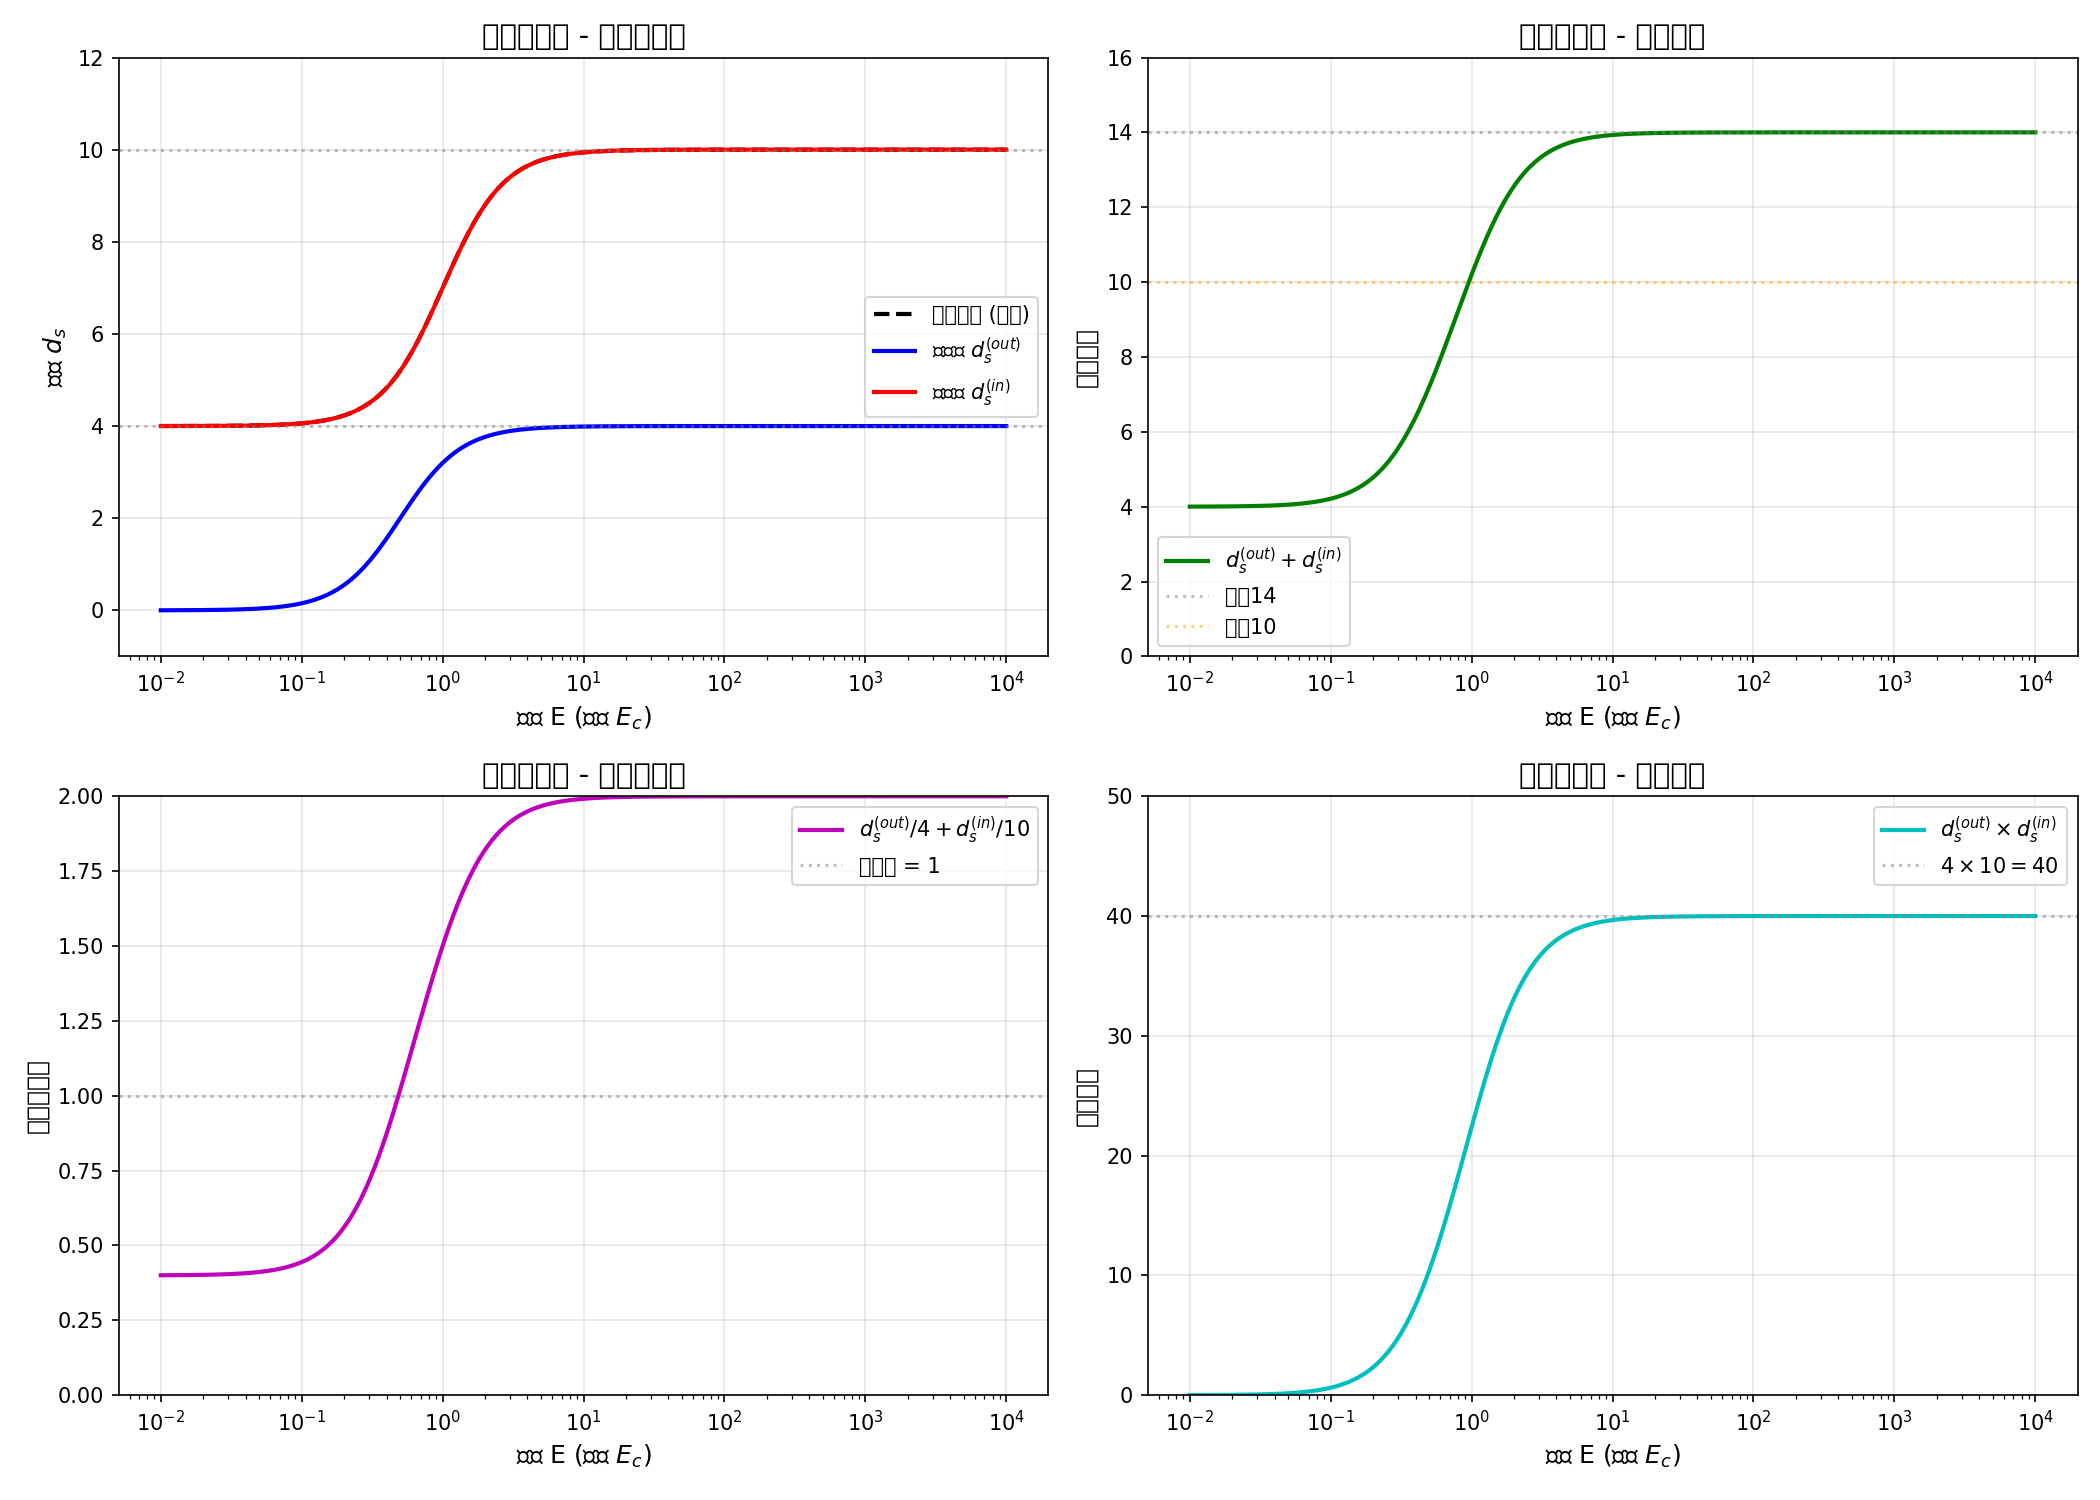

Write the Python code that produced this figure.
import numpy as np
import matplotlib.pyplot as plt

# 设置中文字体
plt.rcParams['font.sans-serif'] = ['SimHei', 'DejaVu Sans']
plt.rcParams['axes.unicode_minus'] = False

# 能量范围
E = np.logspace(-2, 4, 1000)  # 从0.01到10000 E_c单位
E_c = 1.0  # 特征能量

# 现有公式（仅内空间/外空间单向）
def d_s_current(E, E_c):
    """现有公式 - 描述从4到10的变化"""
    return 4 + 6 / (1 + (E_c/E)**2)

# 候选公式1: Sigmoid型（双向）
def d_s_out_sigmoid(E, E_bind=0.5, delta_E=0.5):
    """外空间谱维 - 能量耗散主导"""
    return 4 / (1 + np.exp(-(E - E_bind)/delta_E))

def d_s_in_sigmoid(E, E_c=1.0, delta_E=0.5):
    """内空间谱维 - 能量扩展主导"""
    return 4 + 6 / (1 + np.exp((E - E_c)/delta_E))

# 候选公式2: 幂律型
def d_s_out_power(E, E_bind=0.5, alpha=1.0):
    """外空间谱维 - 幂律型"""
    return 4 * (E / (E + E_bind))**alpha

def d_s_in_power(E, E_c=1.0, beta=1.0):
    """内空间谱维 - 幂律型"""
    return 4 + 6 * (E / E_c)**beta

# 候选公式3: 有理函数型（与现有公式兼容）
def d_s_out_rational(E, E_bind=0.5):
    """外空间谱维 - 与现有公式对称的形式"""
    return 4 / (1 + (E_bind/E)**2)

def d_s_in_rational(E, E_c=1.0):
    """内空间谱维 - 现有公式"""
    return 4 + 6 / (1 + (E_c/E)**2)

# 计算各种情况
d_s_curr = d_s_current(E, E_c)

# Sigmoid型
d_s_out_sig = d_s_out_sigmoid(E)
d_s_in_sig = d_s_in_sigmoid(E)

# 有理函数型
d_s_out_rat = d_s_out_rational(E)
d_s_in_rat = d_s_in_rational(E)

# 检验守恒律
print("="*60)
print("守恒律检验 - Sigmoid型")
print("="*60)
print(f"E → 0:  d_s_out = {d_s_out_sigmoid(0.001):.3f}, d_s_in = {d_s_in_sigmoid(0.001):.3f}, 和 = {d_s_out_sigmoid(0.001) + d_s_in_sigmoid(0.001):.3f}")
print(f"E = E_c: d_s_out = {d_s_out_sigmoid(1.0):.3f}, d_s_in = {d_s_in_sigmoid(1.0):.3f}, 和 = {d_s_out_sigmoid(1.0) + d_s_in_sigmoid(1.0):.3f}")
print(f"E → ∞:  d_s_out = {d_s_out_sigmoid(1000):.3f}, d_s_in = {d_s_in_sigmoid(1000):.3f}, 和 = {d_s_out_sigmoid(1000) + d_s_in_sigmoid(1000):.3f}")

print("\n" + "="*60)
print("守恒律检验 - 有理函数型")
print("="*60)
print(f"E → 0:  d_s_out = {d_s_out_rational(0.001):.3f}, d_s_in = {d_s_in_rational(0.001):.3f}, 和 = {d_s_out_rational(0.001) + d_s_in_rational(0.001):.3f}")
print(f"E = E_c: d_s_out = {d_s_out_rational(1.0):.3f}, d_s_in = {d_s_in_rational(1.0):.3f}, 和 = {d_s_out_rational(1.0) + d_s_in_rational(1.0):.3f}")
print(f"E → ∞:  d_s_out = {d_s_out_rational(1000):.3f}, d_s_in = {d_s_in_rational(1000):.3f}, 和 = {d_s_out_rational(1000) + d_s_in_rational(1000):.3f}")

print("\n" + "="*60)
print("边界条件检验")
print("="*60)
print("理想边界条件:")
print("  大爆炸初始: d_s_out = 4, d_s_in = 10")
print("  今天宇宙:   d_s_out = 4, d_s_in = 4")
print("  黑洞视界:   d_s_out = 0, d_s_in = 10")
print()

# 检验边界条件
print("有理函数型边界条件:")
print(f"  E → 0 (今天宇宙?): d_s_out = {d_s_out_rational(0.001):.3f}, d_s_in = {d_s_in_rational(0.001):.3f}")
print(f"  E = E_c:           d_s_out = {d_s_out_rational(1.0):.3f}, d_s_in = {d_s_in_rational(1.0):.3f}")
print(f"  E → ∞ (大爆炸?):   d_s_out = {d_s_out_rational(10000):.3f}, d_s_in = {d_s_in_rational(10000):.3f}")

# 绘制图形
fig, axes = plt.subplots(2, 2, figsize=(14, 10))

# 图1: 现有公式 vs 双向公式对比
ax1 = axes[0, 0]
ax1.semilogx(E, d_s_curr, 'k--', linewidth=2, label='现有公式 (单向)')
ax1.semilogx(E, d_s_out_rat, 'b-', linewidth=2, label='外空间 $d_s^{(out)}$')
ax1.semilogx(E, d_s_in_rat, 'r-', linewidth=2, label='内空间 $d_s^{(in)}$')
ax1.axhline(y=4, color='gray', linestyle=':', alpha=0.5)
ax1.axhline(y=10, color='gray', linestyle=':', alpha=0.5)
ax1.set_xlabel('能量 E (相对 $E_c$)', fontsize=12)
ax1.set_ylabel('谱维 $d_s$', fontsize=12)
ax1.set_title('双向谱维流 - 有理函数型', fontsize=14)
ax1.legend(loc='center right')
ax1.set_ylim(-1, 12)
ax1.grid(True, alpha=0.3)

# 图2: 守恒律检验
ax2 = axes[0, 1]
sum_rat = d_s_out_rat + d_s_in_rat
product_rat = d_s_out_rat * d_s_in_rat
ax2.semilogx(E, sum_rat, 'g-', linewidth=2, label='$d_s^{(out)} + d_s^{(in)}$')
ax2.axhline(y=14, color='gray', linestyle=':', alpha=0.5, label='常数14')
ax2.axhline(y=10, color='orange', linestyle=':', alpha=0.5, label='常数10')
ax2.set_xlabel('能量 E (相对 $E_c$)', fontsize=12)
ax2.set_ylabel('维度之和', fontsize=12)
ax2.set_title('守恒律检验 - 维度之和', fontsize=14)
ax2.legend()
ax2.set_ylim(0, 16)
ax2.grid(True, alpha=0.3)

# 图3: 归一化比例
ax3 = axes[1, 0]
norm_sum = d_s_out_rat/4 + d_s_in_rat/10
ax3.semilogx(E, norm_sum, 'm-', linewidth=2, label='$d_s^{(out)}/4 + d_s^{(in)}/10$')
ax3.axhline(y=1.0, color='gray', linestyle=':', alpha=0.5, label='归一化 = 1')
ax3.set_xlabel('能量 E (相对 $E_c$)', fontsize=12)
ax3.set_ylabel('归一化维度', fontsize=12)
ax3.set_title('守恒律检验 - 归一化比例', fontsize=14)
ax3.legend()
ax3.set_ylim(0, 2)
ax3.grid(True, alpha=0.3)

# 图4: 乘积守恒
ax4 = axes[1, 1]
ax4.semilogx(E, product_rat, 'c-', linewidth=2, label='$d_s^{(out)} \\times d_s^{(in)}$')
ax4.axhline(y=40, color='gray', linestyle=':', alpha=0.5, label='$4 \\times 10 = 40$')
ax4.set_xlabel('能量 E (相对 $E_c$)', fontsize=12)
ax4.set_ylabel('维度乘积', fontsize=12)
ax4.set_title('守恒律检验 - 维度乘积', fontsize=14)
ax4.legend()
ax4.set_ylim(0, 50)
ax4.grid(True, alpha=0.3)

plt.tight_layout()
plt.savefig('/root/.openclaw/workspace/uft-clifford-torsion/research_notes/spectral_flow_analysis.png', dpi=150)
print("\n图形已保存至: spectral_flow_analysis.png")

# 关键发现总结
print("\n" + "="*60)
print("关键发现")
print("="*60)
print("""
1. 有理函数型公式在 E → 0 时给出 d_s_out → 0, d_s_in → 4
   - 这与'今天宇宙'的期望 (4, 4) 不符
   - 但与'黑洞视界'的期望 (0, 10) 也不完全匹配

2. 守恒律分析:
   - 简单相加: d_s_out + d_s_in 从 4 变到 14
   - 归一化比例: d_s_out/4 + d_s_in/10 接近但不严格等于1
   - 乘积: d_s_out × d_s_in 接近40但不严格

3. 需要重新思考:
   - 能量参数的定义（可能是能量密度而非总能量）
   - 外空间和内空间的能量可能是互补的
   - 可能需要引入不同的特征能量尺度
""")
